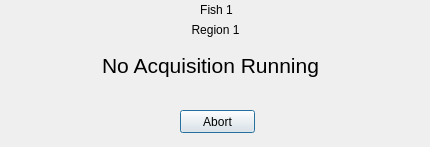
<?xml version="1.0" encoding="UTF-8"?>
<ui version="4.0">
 <class>HTLSAcqDialog</class>
 <widget class="QDialog" name="HTLSAcqDialog">
  <property name="geometry">
   <rect>
    <x>0</x>
    <y>0</y>
    <width>430</width>
    <height>147</height>
   </rect>
  </property>
  <property name="windowTitle">
   <string>Acquisition</string>
  </property>
  <widget class="QLabel" name="fish_label">
   <property name="geometry">
    <rect>
     <x>186</x>
     <y>0</y>
     <width>61</width>
     <height>20</height>
    </rect>
   </property>
   <property name="text">
    <string>Fish 1</string>
   </property>
   <property name="alignment">
    <set>Qt::AlignCenter</set>
   </property>
  </widget>
  <widget class="QLabel" name="region_label">
   <property name="geometry">
    <rect>
     <x>180</x>
     <y>20</y>
     <width>71</width>
     <height>20</height>
    </rect>
   </property>
   <property name="text">
    <string>Region 1</string>
   </property>
   <property name="alignment">
    <set>Qt::AlignCenter</set>
   </property>
  </widget>
  <widget class="QLabel" name="acq_label">
   <property name="geometry">
    <rect>
     <x>0</x>
     <y>30</y>
     <width>421</width>
     <height>71</height>
    </rect>
   </property>
   <property name="font">
    <font>
     <pointsize>16</pointsize>
    </font>
   </property>
   <property name="text">
    <string>No Acquisition Running</string>
   </property>
   <property name="alignment">
    <set>Qt::AlignCenter</set>
   </property>
  </widget>
  <widget class="QPushButton" name="abort_button">
   <property name="geometry">
    <rect>
     <x>180</x>
     <y>110</y>
     <width>75</width>
     <height>23</height>
    </rect>
   </property>
   <property name="whatsThis">
    <string>&lt;html&gt;&lt;head/&gt;&lt;body&gt;&lt;p&gt;Opens up Abort Dialog to abort running acquisition&lt;/p&gt;&lt;/body&gt;&lt;/html&gt;</string>
   </property>
   <property name="text">
    <string>Abort</string>
   </property>
  </widget>
 </widget>
 <resources/>
 <connections/>
</ui>
